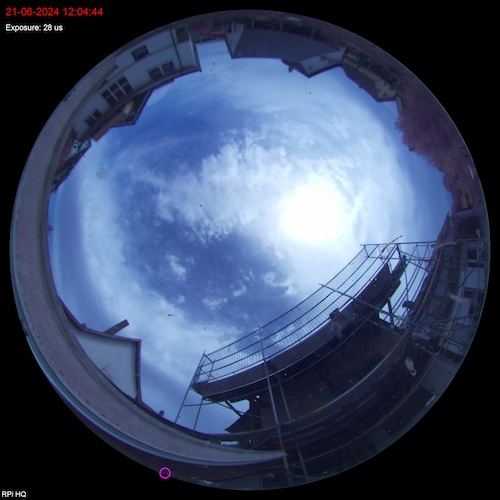
#> input picture allsky_telescopemarker/165_parked_fisheye_image.jpg, 500 x 500 px
$ python -i calibrate_fisheye.py   (imports and definitions only)
#> lines starting #> are read from the running program, lines starting #| are printed output that depends on the picture; after the words box and inside, x2 and y2 are one past the last pixel; in counts of white or black regions, pixels touching at a corner belong together
#!/usr/bin/env python3
"""Plate-solve an all-sky camera's lens from clear night frames -> calibration.json.

By default it identifies the stars itself: it matches every pair of bright points in
the frame against every pair of bright catalogue stars, and accepts only a clear
winner. If there is none, name two bright stars and their pixel positions in the first
frame (--star, twice), or start from an earlier calibration (--seed). It computes where the catalogue's bright stars stood at each frame's time
and place, and fits a radial lens model by least squares against the stars it can
identify beyond doubt: the brightest point in a shrinking window around each prediction,
taken only when it clearly outshines everything else in that window:

    t = zenith_angle / 90deg ;   r = a1*t + a3*t^3      (a3 = 0: equidistant)
    x = cx + r*sin(rot + flip*az) ;   y = cy - r*cos(rot + flip*az)

Several frames (different hours or nights) are fitted together, which spreads the
stars over more of the sky.

Needs only what Allsky installs (numpy, OpenCV, SciPy) plus allsky_fisheye.py and
stars.json from this repository. Location comes from Allsky's settings, the time from
the frame's file name (Allsky names frames in the Pi's local time).

Usage:
    tools/calibrate_fisheye.py FRAME1 FRAME2 --out calibration.json --preview check.jpg   # automatic
    tools/calibrate_fisheye.py FRAME --list-stars              # which bright stars are up
    tools/calibrate_fisheye.py FRAME --star vega 2828 1213 --star altair 2527 1976
    tools/calibrate_fisheye.py FRAME1 FRAME2 --seed calibration.json --out calibration.json
"""

import argparse
import json
import math
import os
import re
import sys
import time

import cv2
import numpy as np
from scipy.optimize import least_squares
from scipy.spatial import cKDTree

HERE = os.path.dirname(os.path.dirname(os.path.abspath(__file__)))
sys.path.insert(0, HERE)
import allsky_fisheye as F                                    # noqa: E402


# --- inputs ------------------------------------------------------------------------

# [45 lines left out: functions _parseLatLon, _location, _frameUtc, _catalogue, not called in this run]


def _skyRegion(gray):
    """Where the lens actually images sky: the large glowing disk, with the dark frame
    corners - and the overlay text that sits on them - left out. Found on a heavily
    smoothed copy, where thin text strokes vanish into the black corners."""
    h, w = gray.shape
    smooth = cv2.GaussianBlur(gray, (0, 0), max(8, w / 150))
    level = 0.35 * float(np.median(smooth[h // 3:2 * h // 3, w // 3:2 * w // 3]))
    sky = (smooth > max(6.0, level)).astype(np.uint8)
    n, lab, stats, _ = cv2.connectedComponentsWithStats(sky, 8)
    if n > 1:
        sky = (lab == 1 + int(np.argmax(stats[1:, cv2.CC_STAT_AREA]))).astype(np.uint8)
    margin = max(3, int(w * 0.006))
    return cv2.erode(sky, cv2.getStructuringElement(cv2.MORPH_ELLIPSE, (2 * margin + 1,) * 2)) > 0


# [157 lines left out: functions _detect, _companion, _project, _hypotheses, _identify, not called in this run]


def _haloMap(gray):
    g = gray.astype(np.float32); w = g.shape[1]
    return cv2.GaussianBlur(g, (0, 0), max(2.0, w / 960)) - cv2.GaussianBlur(g, (0, 0), max(8.0, w / 240))


_NOISE = {}


# [75 lines left out: functions _threshold, _brightPairs, _fitPairs, _refine, _stats, not called in this run]


# Bright stars a user can identify and click on, for the two-star start: RA, Dec (J2000).
NAMED = {
    "sirius": (101.287, -16.716), "canopus": (95.988, -52.696), "arcturus": (213.915, 19.182),
    "vega": (279.234, 38.784), "capella": (79.172, 45.998), "rigel": (78.634, -8.202),
    "procyon": (114.825, 5.225), "betelgeuse": (88.793, 7.407), "altair": (297.696, 8.868),
    "aldebaran": (68.980, 16.509), "antares": (247.352, -26.432), "spica": (201.298, -11.161),
    "pollux": (116.329, 28.026), "fomalhaut": (344.413, -29.622), "deneb": (310.358, 45.280),
    "regulus": (152.093, 11.967), "castor": (113.650, 31.888), "polaris": (37.955, 89.264),
    "dubhe": (165.932, 61.751), "alkaid": (206.885, 49.313), "mirfak": (51.081, 49.861),
    "alpheratz": (2.097, 29.090), "hamal": (31.793, 23.463), "alphecca": (233.672, 26.715),
}


# [154 lines left out: functions _seedFromStars, _listStars, main, not called in this run]


# [2 lines not run here, left out]

>>> import cv2
>>> picture = cv2.imread('../../../allsky_telescopemarker/165_parked_fisheye_image.jpg', cv2.IMREAD_GRAYSCALE)
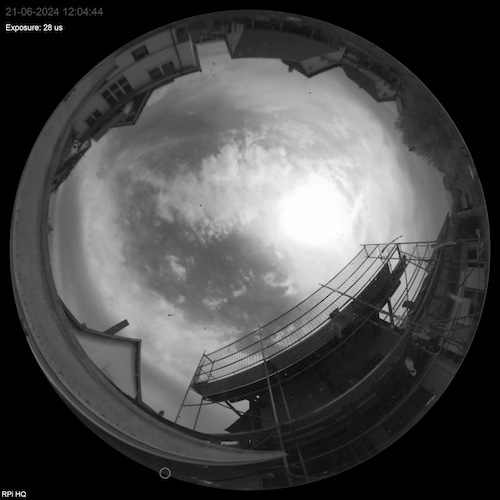
#> picture: shape (500, 500); min 0, max 255, mean 75
>>> result = _skyRegion(picture)
#> in _skyRegion, `smooth = cv2.GaussianBlur(gray, (0, 0), max(8, w / 150))`:
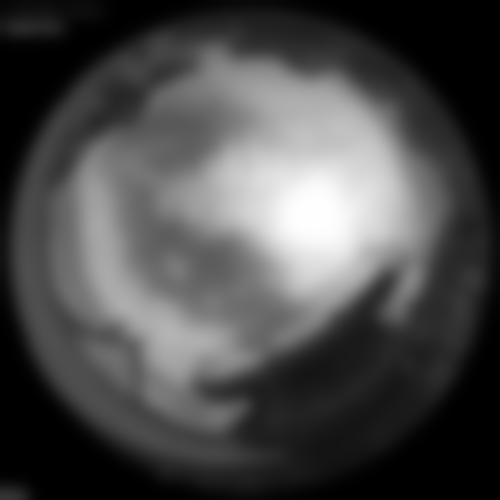
#> smooth: shape (500, 500); min 0, max 254, mean 75
#> in _skyRegion, `level = 0.35 * float(np.median(smooth[h // 3:2 * h // 3, w // 3:2 * w ..`: level = 53.9
#> in _skyRegion, `sky = (smooth > max(6.0, level)).astype(np.uint8)`:
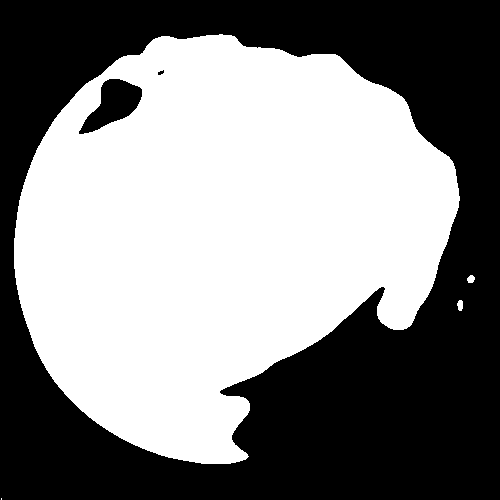
#> sky: shape (500, 500); values 0 (black) and 1 (white), 51.9% white; 3 black regions (1 under 20 px), largest, box (x1, y1, x2, y2) and area: (0, 0, 500, 500) 118340, (79, 79, 142, 134) 1773
#> in _skyRegion, `n, lab, stats, _ = cv2.connectedComponentsWithStats(sky, 8)`:
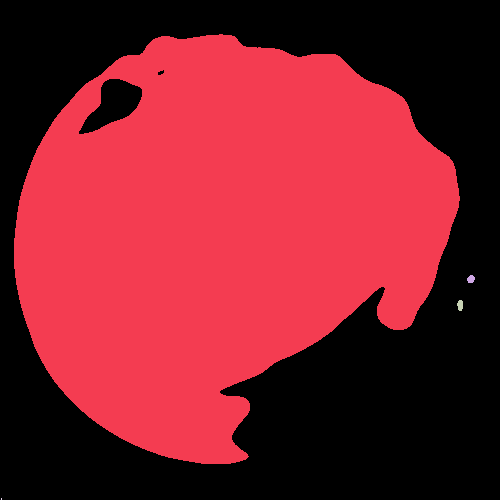
#> lab: shape (500, 500) int32; 5 distinct labels, from 0 to 4; one colour per label, 0 black
#> in _skyRegion, `n, lab, stats, _ = cv2.connectedComponentsWithStats(sky, 8)`: n = 5; stats = [[0, 0, 500, 500, 120132], [14, 34, 446, 430, 129764], [467, 275, 8, 8, 49], [457, 300, 6, 11, 53], [1, 498, 1, 2, 2]]
#> in _skyRegion, `sky = (lab == 1 + int(np.argmax(stats[1:, cv2.CC_STAT_AREA]))).astype(..`: sky: shape (500, 500); values 0 (black) and 1 (white), 51.9% white; 3 black regions (1 under 20 px), largest, box (x1, y1, x2, y2) and area: (0, 0, 500, 500) 118444, (79, 79, 142, 134) 1773
#> in _skyRegion, `return cv2.erode(sky, cv2.getStructuringElement(cv2.MORPH_ELLIPSE, (2 ..`:
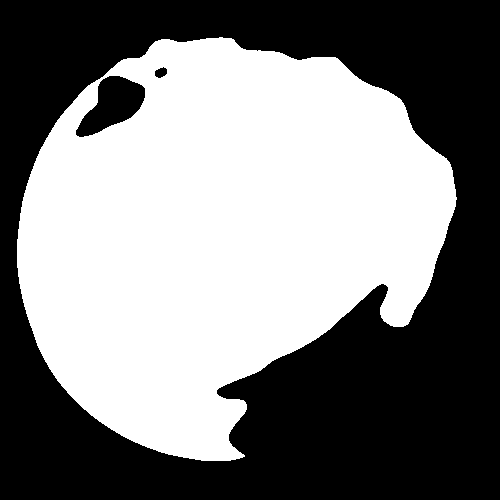
#> returned value: shape (500, 500) bool; 49.9% white; 1 white region, box (x1, y1, x2, y2) and area: (17, 37, 457, 461) 124632
